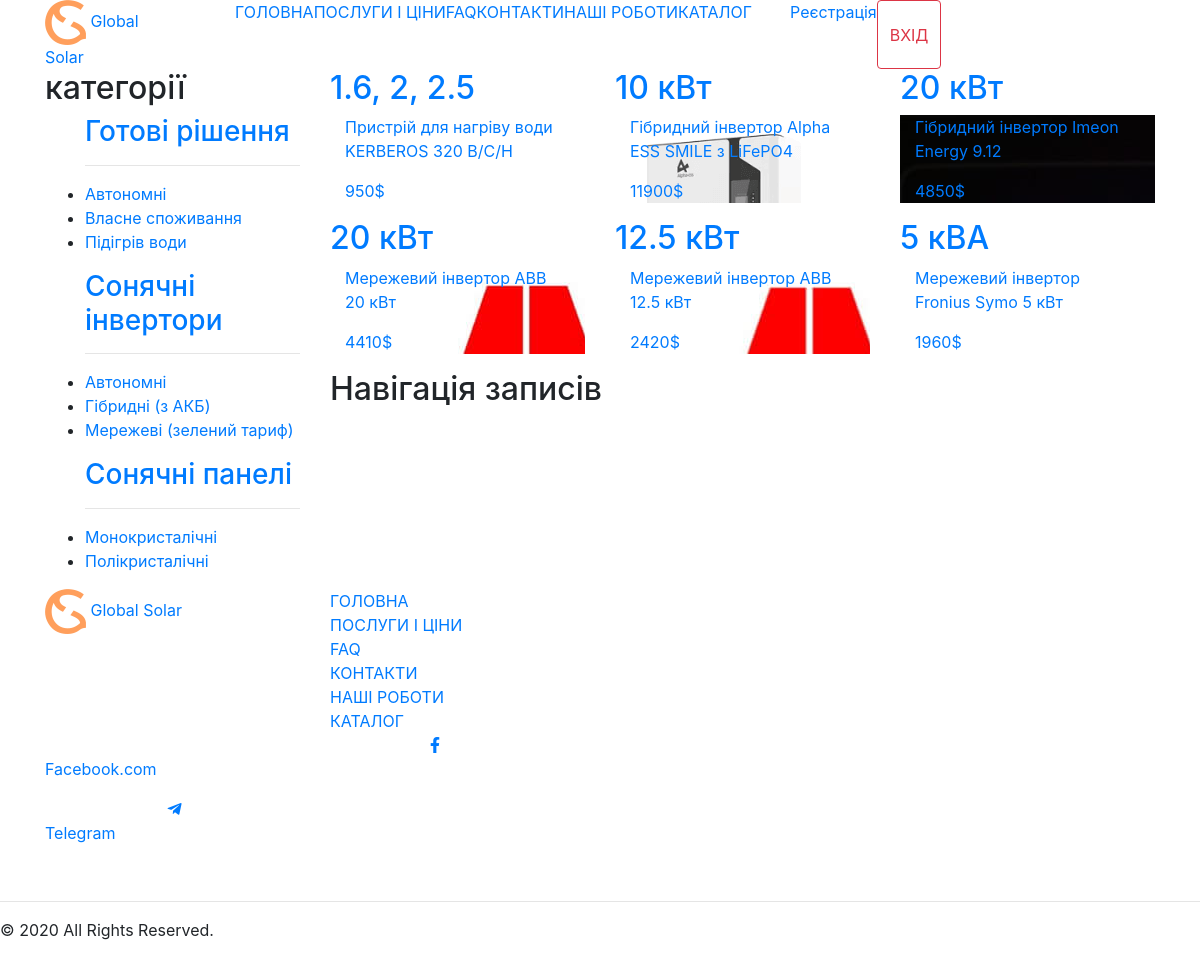
The page /catalog/SolarInverters on the database its author committed.
### catalog/models.py (models this page shows, shortened)
class Catalog(models.Model):
    title = models.CharField(max_length=100)
    description = models.TextField(blank=True)
    catalog_type = models.CharField(max_length=30)
    power = models.CharField(max_length=30)
    price = models.IntegerField()
    made = models.CharField(max_length=50)
    weight = models.CharField(max_length=50)
    size = models.CharField(max_length=50)
    guarantee = models.CharField(max_length=50)
    is_published = models.BooleanField(default=True)
    photo_0 = models.ImageField(upload_to="photos/%Y/%m/%d/")
    photo_1 = models.ImageField(upload_to="photos/%Y/%m/%d/", blank=True)
    photo_2 = models.ImageField(upload_to="photos/%Y/%m/%d/", blank=True)
    photo_3 = models.ImageField(upload_to="photos/%Y/%m/%d/", blank=True)

### catalog/views.py (the view)
# urls.py: path('SolarInverters', views.SolarInverters, name="SolarInverters"),
def SolarInverters(request):
    SolarPanels = Catalog.objects.all().filter(Q(catalog_type='AutonomousInverters') | Q(catalog_type='HybridInverters') | Q(catalog_type='NetworkInverters'))
    paginator = Paginator(SolarPanels, 9)
    page_number = request.GET.get('page')
    page = paginator.get_page(page_number)
    context = {
        "SolarPanels": page,
    }
    return render(request, "pages/catalog/SolarInverters.html", context)

### templates/pages/catalog/SolarInverters.html (shortened to what this page needs)
{% extends 'base.html' %} {% load static %} {% block content %}
<div class="container-fluid bg-catalog">
  <div class="container catalog">
    <div class="row">
      <div class="col-3">
        <div class="col-12 category pl-0 pr-0">
          <div class="col-12 category_t p-0">
            <h2>категорії</h2>
          </div>
          <ul>
              <h3><a href="{% url 'ReadySolutions' %}">Готові рішення</a></h3>
              <hr />
              <li><a href="{% url 'Autonomous' %}">Автономні</a></li>
              <li><a href="{% url 'OwnConsumption' %}">Власне споживання</a></li>
              <li><a href="{% url 'WaterHeating' %}">Підігрів води</a></li>
            </ul>
            <ul>
              <h3><a href="{% url 'SolarInverters' %}">Сонячні інвертори</a></h3>
              <hr />
              <li><a href="{% url 'AutonomousInverters' %}">Автономні</a></li>
              <li><a href="{% url 'HybridInverters' %}">Гібридні (з АКБ)</a></li>
              <li><a href="{% url 'NetworkInverters' %}">Мережеві (зелений тариф)</a></li>
            </ul>
            <ul>
              <h3><a href="{% url 'SolarPanels' %}">Сонячні панелі</a></h3>
              <hr />
              <li><a href="{% url 'monocrystalline' %}">Монокристалічні</a></li>
              <li><a href="{% url 'polycrystalline' %}">Полікристалічні</a></li>
            </ul>
        </div>
      </div>
      <div class="catalog_tovaru col-9">
          {% if SolarPanels %}
        <div class="row">
            {% for product in SolarPanels %}
          <div class="col-4">
            <a href="{% url 'product' product.id  %}">
              <div class="price_black">
                <div class="col-12 price_black_top p-0">
                  <h2>{{ product.power }}</h2>
                </div>
                <div class="price_black_bottom col-12 p-0" style="background-image: url('{{ product.photo_0.url }}')">
                  <div class="bottom col-12">
                    <p class="info_catalog">{{ product.title }}</p>
                    <p class="price_catalog">{{ product.price }}$</p>
                  </div>
                </div>
              </div>
            </a>
          </div>
            {% endfor %}
        </div>
        <div class="row" id="pagin">
            <div class="col-12">
              <nav
                class="navigation pagination"
                role="navigation"
                aria-label="Навігація записів"
              >
                <h2 class="screen-reader-text">Навігація записів</h2>
              </nav>
            </div>
          </div>
      </div>
        {% else %}
            <div>Нічого не знайдено</div>
            {% endif %}
      </div>
    </div>
  </div>
{% endblock %}

### rows shown on the page
Catalog: power "1.6, 2, 2.5", photo_0 (picture), title "Пристрій для нагріву води KERBEROS 320 B/C/H", price "950"
Catalog: power "10 кВт", photo_0 (picture), title "Гібридний інвертор Alpha ESS SMILE з LiFePO4", price "11900"
Catalog: power "20 кВт", photo_0 (picture), title "Гібридний інвертор Imeon Energy 9.12", price "4850"
Catalog: power "20 кВт", photo_0 (picture), title "Мережевий інвертор ABB 20 кВт", price "4410"
Catalog: power "12.5 кВт", photo_0 (picture), title "Мережевий інвертор ABB 12.5 кВт", price "2420"
Catalog: power "5 кВА", photo_0 (picture), title "Мережевий інвертор Fronius Symo 5 кВт", price "1960"
